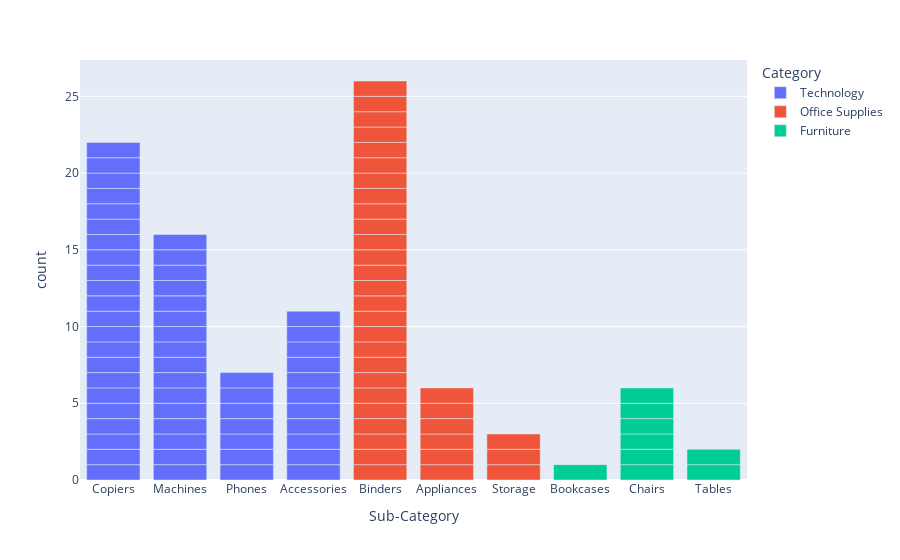

This figure's notebook cell:
### Code cell
fig=px.bar(csv.head(100),x='Sub-Category',color='Category')
fig.show()

### Figure 1 — Plotly figure (JSON) as saved in the notebook; plotly's stock layout.template omitted (floating-point values rounded to 4 significant figures)
{"data": [{"alignmentgroup": "True", "hovertemplate": "Category=Technology<br>Sub-Category=%{x}<br>count=%{y}<extra></extra>", "legendgroup": "Technology", "marker": {"color": "#636efa", "pattern": {"shape": ""}}, "name": "Technology", "offsetgroup": "Technology", "orientation": "v", "showlegend": true, "textposition": "auto", "type": "bar", "x": ["Copiers", "Copiers", "Copiers", "Copiers", "Machines", "Copiers", "Machines", "Machines", "Copiers", "Machines", "Machines", "Machines", "Machines", "Copiers", "Machines", "Copiers", "Machines", "Copiers", "Machines", "Machines", "Phones", "Machines", "Copiers", "Machines", "Copiers", "Copiers", "Copiers", "Copiers", "Copiers", "Phones", "Copiers", "Copiers", "Copiers", "Accessories", "Machines", "Phones", "Accessories", "Copiers", "Phones", "Accessories", "Accessories", "Copiers", "Machines", "Phones", "Accessories", "Accessories", "Accessories", "Machines", "Phones", "Accessories", "Copiers", "Copiers", "Accessories", "Accessories", "Accessories", "Phones"], "xaxis": "x", "y": [1, 1, 1, 1, 1, 1, 1, 1, 1, 1, 1, 1, 1, 1, 1, 1, 1, 1, 1, 1, 1, 1, 1, 1, 1, 1, 1, 1, 1, 1, 1, 1, 1, 1, 1, 1, 1, 1, 1, 1, 1, 1, 1, 1, 1, 1, 1, 1, 1, 1, 1, 1, 1, 1, 1, 1], "yaxis": "y"}, {"alignmentgroup": "True", "hovertemplate": "Category=Office Supplies<br>Sub-Category=%{x}<br>count=%{y}<extra></extra>", "legendgroup": "Office Supplies", "marker": {"color": "#EF553B", "pattern": {"shape": ""}}, "name": "Office Supplies", "offsetgroup": "Office Supplies", "orientation": "v", "showlegend": true, "textposition": "auto", "type": "bar", "x": ["Binders", "Binders", "Binders", "Binders", "Binders", "Binders", "Binders", "Binders", "Binders", "Binders", "Binders", "Binders", "Binders", "Binders", "Binders", "Binders", "Binders", "Binders", "Binders", "Appliances", "Storage", "Binders", "Binders", "Binders", "Appliances", "Appliances", "Binders", "Appliances", "Binders", "Appliances", "Binders", "Binders", "Appliances", "Storage", "Storage"], "xaxis": "x", "y": [1, 1, 1, 1, 1, 1, 1, 1, 1, 1, 1, 1, 1, 1, 1, 1, 1, 1, 1, 1, 1, 1, 1, 1, 1, 1, 1, 1, 1, 1, 1, 1, 1, 1, 1], "yaxis": "y"}, {"alignmentgroup": "True", "hovertemplate": "Category=Furniture<br>Sub-Category=%{x}<br>count=%{y}<extra></extra>", "legendgroup": "Furniture", "marker": {"color": "#00cc96", "pattern": {"shape": ""}}, "name": "Furniture", "offsetgroup": "Furniture", "orientation": "v", "showlegend": true, "textposition": "auto", "type": "bar", "x": ["Bookcases", "Chairs", "Chairs", "Chairs", "Chairs", "Tables", "Tables", "Chairs", "Chairs"], "xaxis": "x", "y": [1, 1, 1, 1, 1, 1, 1, 1, 1], "yaxis": "y"}], "layout": {"autosize": true, "barmode": "relative", "legend": {"title": {"text": "Category"}, "tracegroupgap": 0}, "margin": {"t": 60}, "xaxis": {"anchor": "y", "autorange": true, "domain": [0, 1], "range": [-0.5, 9.5], "title": {"text": "Sub-Category"}, "type": "category"}, "yaxis": {"anchor": "x", "autorange": true, "domain": [0, 1], "range": [0, 27.37], "title": {"text": "count"}, "type": "linear"}}}
